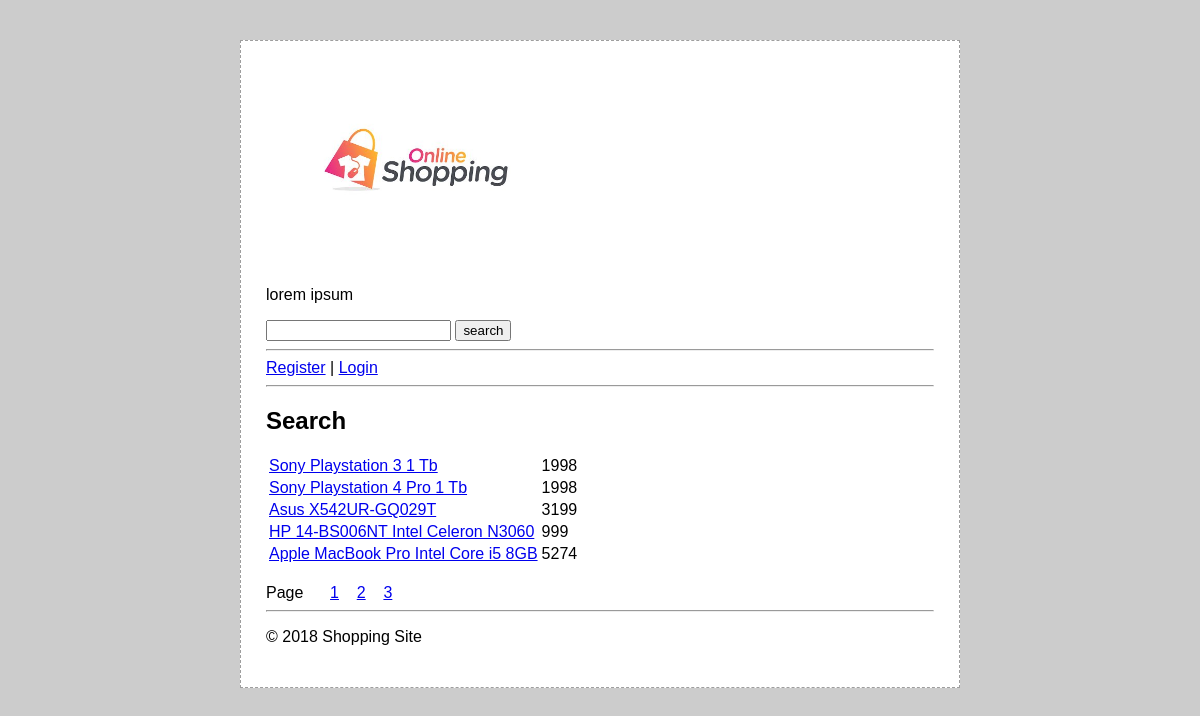
Screenshot of /search.php with the database file from the repository.
### tables this page shows
CREATE TABLE `product` (
  `id` int(11) NOT NULL,
  `name` varchar(256) NOT NULL,
  `brand` varchar(255) NOT NULL,
  `category` int(11) NOT NULL,
  `categoryname` varchar(255) NOT NULL,
  `photo` varchar(255) NOT NULL,
  `price` int(11) NOT NULL,
  `rating` int(11) NOT NULL DEFAULT '0',
  `descp` text NOT NULL,
  `promotional` int(1) NOT NULL DEFAULT '0'
);

### search.php (the view, shortened to what this page needs)
<?php
require_once 'db.php';
require_once 'header.php';
$ara=true;
if(isset($_GET['page'])){
  $page= $_GET['page'];
}
else {
  $page=0;
}
if ($ara) {
  try {
    $sql = "select * from product";
    $stmt = $db->query($sql) ;
    $count=0;
    $page_count_first=($page*itemnumber);
    $page_count_last=(($page*itemnumber)-1)+itemnumber;
    echo "<h2>Search</h2>";
    if ( $stmt->rowCount() > 0) {
      echo '<table>';
      foreach ( $stmt as $item) {
        if (strstr(strtoupper($item['name']), strtoupper($searchword)) || strstr(strtoupper($item['descp']), strtoupper($searchword))) {
          if ($count>=$page_count_first && $count<=$page_count_last) {
            echo '<tr>' ;
            echo "<td><a href='product.php?id={$item['id']}'>{$item['name']}</td>" ;
            echo '<td>' . $item['price'] . '</td>' ;
            echo '</tr>' ;
          }
          $count++;
        }
      }
      echo "</table>";
      if ($count>itemnumber) {
        echo "<br>Page&nbsp;&nbsp;&nbsp;&nbsp;&nbsp; ";
        for ($index = 0; $index < ceil($count/5); $index++) {
          echo '<a href="search.php?word='.$searchword.'&page='.$index.'" >'.($index+1).'</a>&nbsp;&nbsp;&nbsp;&nbsp;';
        }
      }
    } else {
      echo '<tr><td>No records yet.</td></tr>' ;
    }
  } catch( Exception $ex) {
    echo '<p>Query error ' . $ex->getMessage() . '</p>' ;
  }
}
require_once 'footer.php';

### style.css (style rules this page uses)
body { background: #ccc; padding: 0; margin: 0; font-family: 'Open Sans', sans-serif; }
* { box-sizing:border-box }
body { font-family: Verdana,sans-serif; }

### rows the page displays
product: name "Sony Playstation 3 1 Tb", price "1998"
product: name "Sony Playstation 4 Pro 1 Tb", price "1998"
product: name "Asus X542UR-GQ029T", price "3199"
product: name "HP 14-BS006NT Intel Celeron N3060", price "999"
product: name "Apple MacBook Pro Intel Core i5 8GB", price "5274"
